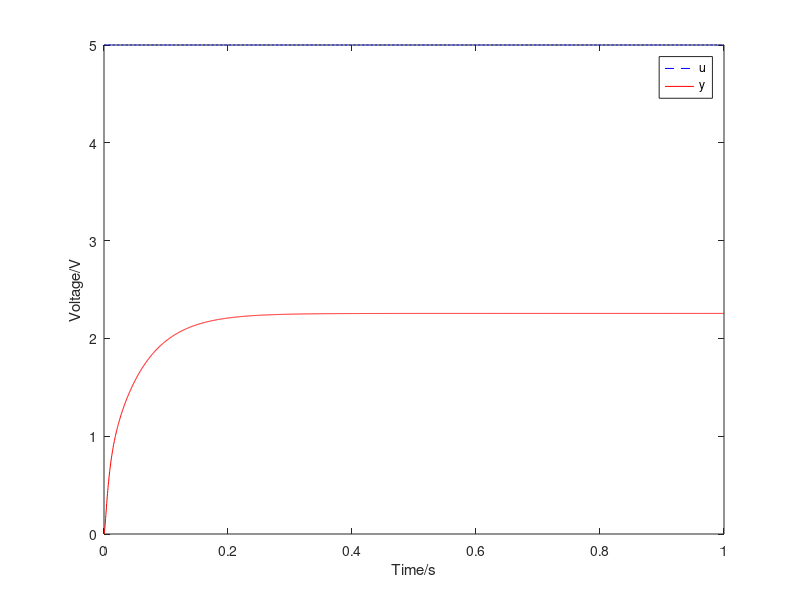

This chart was generated by the following MATLAB code:
pkg load control;

clear;

R1=470e3;
R2=100e3;
R3=2e3;
R4=7.5e3;
C1=10e-6;
C2=1e-6;
K=1.03;
TE=1.3267e-3;
TM=0.0909;

G=tf([C1*R3*K*R2*R4 K*R2*R4], [TE*TM*C2*R1*R3*R4 R1*R3*(TE*TM+(TE+TM)*C2*R4) R1*R3*(TE+TM+C2*R4)+K*C1*R2*R3*R4 (R1*R3+K*R2*R4)]);
stepsize=5;

[y_unit t]=step(G,1);
y=y_unit*stepsize;
u=ones(length(t),1)*stepsize;

figure
plot(t,u,'b--',t,y,'r-')
legend('u','y');
xlabel('Time/s');
ylabel('Voltage/V');
